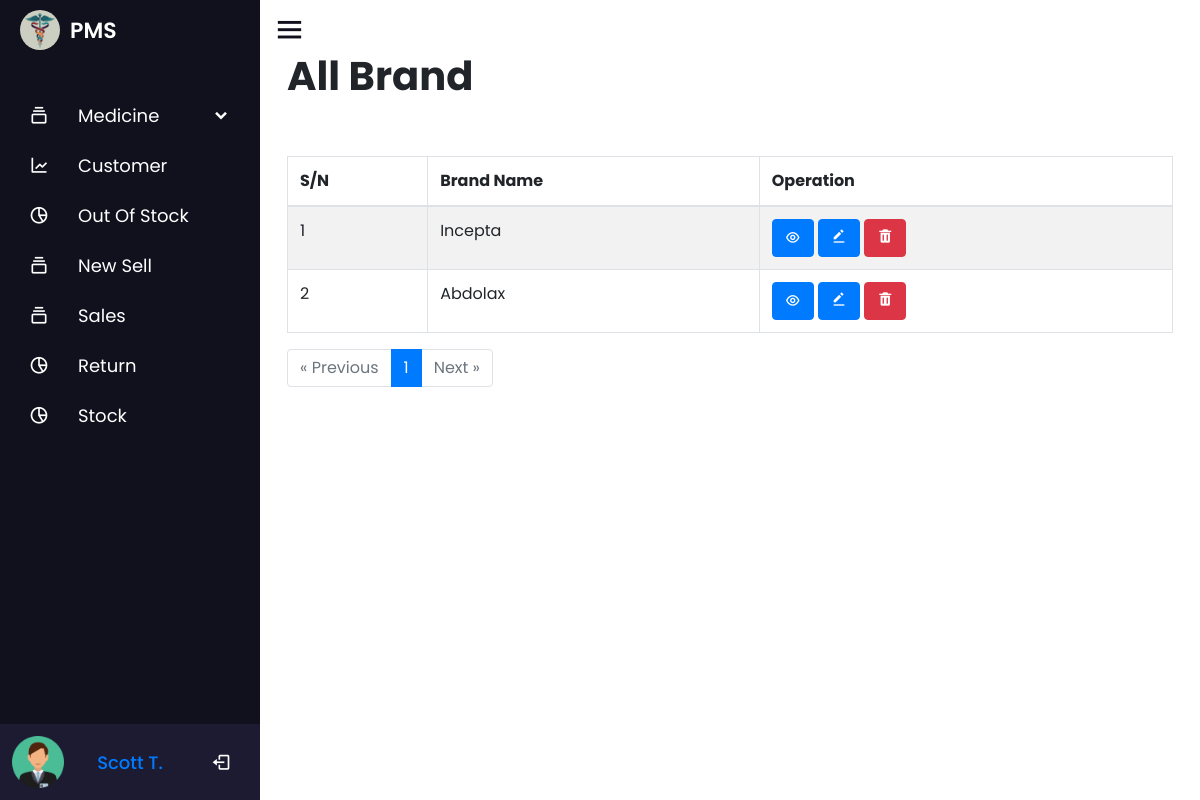
The app's page /brand.php (signed in), older data.
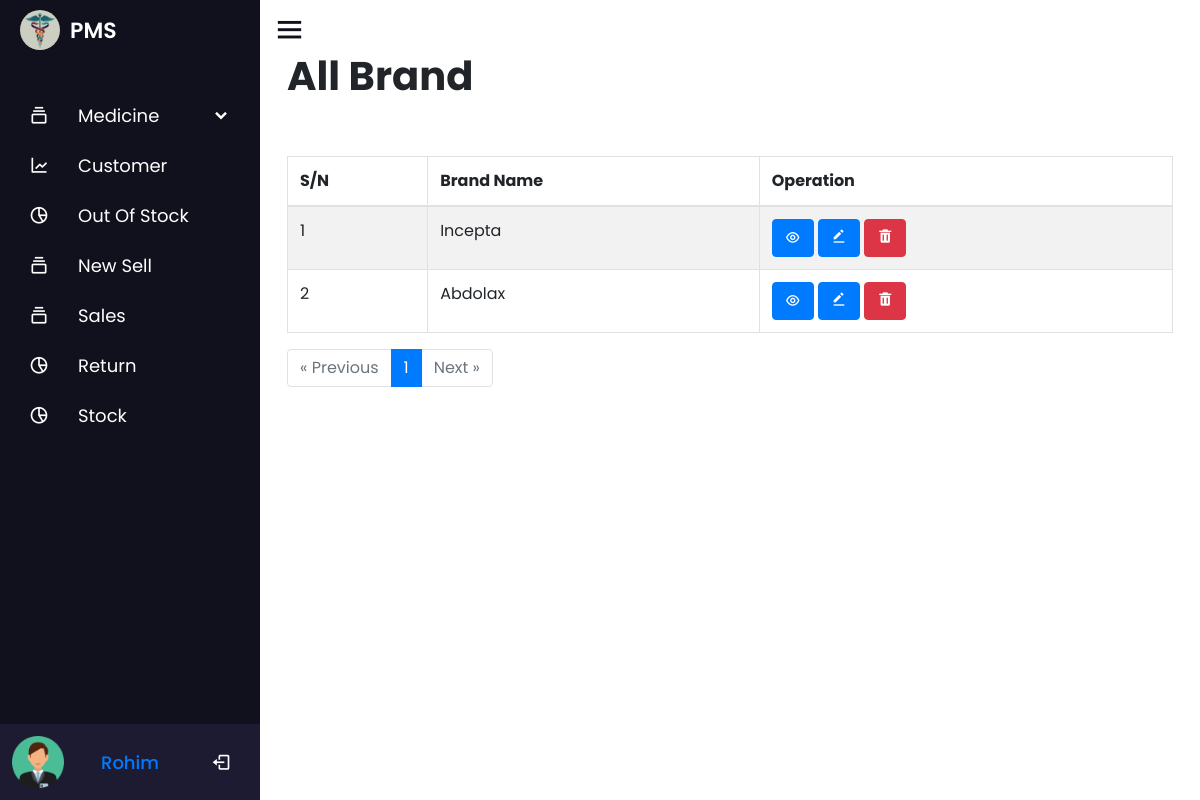
The same page, newer data.
### tables this page shows
CREATE TABLE `employee` (
  `id` int(100) NOT NULL COMMENT 'ID',
  `name` varchar(100) NOT NULL COMMENT 'Name',
  `number` int(100) NOT NULL COMMENT 'Number',
  `email` varchar(100) NOT NULL COMMENT 'Email',
  `password` varchar(100) NOT NULL,
  `role` int(10) NOT NULL,
  `date` timestamp NOT NULL DEFAULT current_timestamp()
);

### brand.php (the view, shortened to what the changed rows need)
<?php
include 'nav/nav.php';
?>
<div class="container">
    <div class="title">
        <h1 class="font-weight-bold">All Brand</h1>
    </div>
    <table id="zctb" class="display table table-striped table-bordered table-hover" cellspacing="0" width="100%">
        <thead>
            <tr>
                <th>S/N</th>
                <th>Brand Name</th>
                <th>Operation</th>
            </tr>
        </thead>
    </table>
</div>
<?php include 'nav/footer.php'; ?>

### nav/nav.php (shortened to what the changed rows need)
<?php
$db = new dbObj();
$conn =  $db->getConnstring();
$c = 0;
$p = 0;
?>
<!DOCTYPE html>
<html lang="en" dir="ltr">
<head>
  <link rel="stylesheet" href="nav/style.css">
  <link rel="stylesheet" href="css/bootstrap.min.css">
  <link rel="stylesheet" href="https://unicons.iconscout.com/release/v4.0.0/css/line.css">
  <link href='https://unpkg.com/boxicons@2.0.7/css/boxicons.min.css' rel='stylesheet'>
  <link rel="stylesheet" href="https://unicons.iconscout.com/release/v4.0.8/css/line.css">
  <link rel="stylesheet" href="https://cdnjs.cloudflare.com/ajax/libs/font-awesome/4.7.0/css/font-awesome.min.css">
  <link rel="stylesheet" href="//code.jquery.com/ui/1.13.2/themes/base/jquery-ui.css">
</head>
<body>
  <div class="sidebar">
    <?php
        if (isset($_SESSION['admin'])) {
            echo '
            <ul class="nav-links">
            <li>
                <a href="dashboard.php">
                <i class="bx bx-grid-alt"></i>
                <span class="link_name">Dashboard</span>
                </a>
                <ul class="sub-menu blank">
                <li><a class="link_name" href="dashboard.php">Dashboard</a></li>
                </ul>
            </li>
            <li>
                <a href="purchase_request.php">
                <i class="bx bx-grid-alt"></i>
                <span class="link_name">Purchase Request</span>';
                if ($p != 0) {
                    echo '<span style="position: absolute; top: -0.1px;left: 235px;padding: 0.1px 9px;border-radius: 50%;background: red;color: white;">' . $p . '</span>';
                }
            echo '</a>
                <ul class="sub-menu blank">
                <li><a class="link_name" href="purchase_request.php">Purchase Request</a></li>
                </ul>
            </li>
            <li>
                <div class="iocn-link">
                <a href="medicine_details.php">
                    <i class="bx bx-collection"></i>
                    <span class="link_name">Medicine</span>
                </a>
                <i class="bx bxs-chevron-down arrow"></i>
                </div>
                <ul class="sub-menu">
                <li><a class="link_name" href="medicine_details.php">Medicine</a></li>
                <li><a href="catagory.php">Catagory</a></li>
                <li><a href="brand.php">Brand</a></li>
                <li><a href="generic.php">Generic</a></li>
                </ul>
            </li>
            <li>
            <a href="customer.php">
              <i class="bx bx-line-chart"></i>
              <span class="link_name">Customer</span>
            </a>
            <ul class="sub-menu blank">
              <li><a class="link_name" href="customer.php">Customer</a></li>
            </ul>
          </li>
          <li>
            <a href="employee.php">
              <i class="bx bx-pie-chart-alt-2"></i>
              <span class="link_name">Employee</span>
            </a>
            <ul class="sub-menu blank">
              <li><a class="link_name" href="employee.php">Employee</a></li>
            </ul>
          </li>
          <li>
            <a href="outofstock.php">
              <i class="bx bx-pie-chart-alt-2"></i>
              <span class="link_name">Out Of Stock</span>';
                        if ($c != 0) echo '
                            <span style="position: absolute; top: -0.1px;left: 160px;padding: 0.1px 9px;border-radius: 50%;background: red;color: white;margin-left:40px;">
                            ' . $c . '</span>' ;
           echo' </a>
            <ul class="sub-menu blank">
              <li><a class="link_name" href="add_order.php">Out Of Stock</a></li>
            </ul>
          </li>
          <li>
            <div class="iocn-link">
              <a href="add_order.php">
                <i class="bx bx-collection"></i>
                <span class="link_name">New Sell</span>
              </a>
            </div>
          </li>
          <li>
            <div class="iocn-link">
              <a href="invoices.php">
                <i class="bx bx-collection"></i>
                <span class="link_name">Sales</span>
              </a>
            </div>
          </li>
          <li>
            <a href="return.php">
              <i class="bx bx-pie-chart-alt-2"></i>
              <span class="link_name">Return</span>
            </a>
            <ul class="sub-menu blank">
              <li><a class="link_name" href="return.php">Return</a></li>
            </ul>
          </li>
          <li>
            <a href="stock.php">
              <i class="bx bx-pie-chart-alt-2"></i>
              <span class="link_name">Stock</span>
            </a>
            <ul class="sub-menu blank">
              <li><a class="link_name" href="stock.php">Stock</a></li>
            </ul>
          </li>
          <li>
            ';
        }
        else if ($_SESSION['stuff']) {
          echo '
          <ul class="nav-links">
          <li>
              <div class="iocn-link">
              <a href="medicine_details.php">
                  <i class="bx bx-collection"></i>
                  <span class="link_name">Medicine</span>
              </a>
              <i class="bx bxs-chevron-down arrow"></i>
              </div>
              <ul class="sub-menu">
              <li><a class="link_name" href="medicine_details.php">Medicine</a></li>
              <li><a href="catagory.php">Catagory</a></li>
              <li><a href="brand.php">Brand</a></li>
              <li><a href="generic.php">Generic</a></li>
              </ul>
          </li>
          <li>
          <a href="customer.php">
            <i class="bx bx-line-chart"></i>
            <span class="link_name">Customer</span>
          </a>
          <ul class="sub-menu blank">
            <li><a class="link_name" href="customer.php">Customer</a></li>
          </ul>
        </li>
        <li>
          <a href="outofstock.php">
            <i class="bx bx-pie-chart-alt-2"></i>
            <span class="link_name">Out Of Stock</span>';
         echo' </a>
          <ul class="sub-menu blank">
            <li><a class="link_name" href="add_order.php">Out Of Stock</a></li>
          </ul>
        </li>
        <li>
          <div class="iocn-link">
            <a href="add_order.php">
              <i class="bx bx-collection"></i>
              <span class="link_name">New Sell</span>
            </a>
          </div>
        </li>
        <li>
          <div class="iocn-link">
            <a href="invoices.php">
              <i class="bx bx-collection"></i>
              <span class="link_name">Sales</span>
            </a>
          </div>
        </li>
        <li>
          <a href="return.php">
            <i class="bx bx-pie-chart-alt-2"></i>
            <span class="link_name">Return</span>
          </a>
          <ul class="sub-menu blank">
            <li><a class="link_name" href="return.php">Return</a></li>
          </ul>
        </li>
        <li>
          <a href="stock.php">
            <i class="bx bx-pie-chart-alt-2"></i>
            <span class="link_name">Stock</span>
          </a>
          <ul class="sub-menu blank">
            <li><a class="link_name" href="stock.php">Stock</a></li>
          </ul>
        </li>
        <li>
          ';
        }
        ?>
        <div class="profile-details">
          <div class="name-job">
            <div class="profile_name"><a class="link_name" href="profile.php"><?php
                                      $query = mysqli_query($conn, "SELECT * FROM `employee` WHERE `id`='$_SESSION[eid]'");
                                      $fetch = mysqli_fetch_array($query);
                                      echo $fetch['name'];
                                      ?></a></div>
          </div>
        </div>
      </li>
    </ul>
  </div>
  <section class="home-section">

Row changes from the older to the newer data that the page shows:
changed employee: name "Scott T." → "Rohim"
